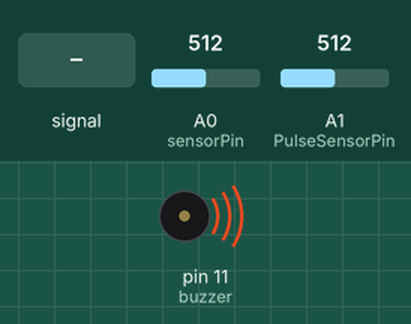
The sketch below on a simulated Arduino Uno, built with avr-gcc and run on an emulated ATmega328P. On the bench: buzzer (waves = sounding, pin HIGH). The test bench sets the inputs (shaded band); at power-on: A1 (PulseSensorPin) = 512, A0 (sensorPin) = 512. What the sketch prints to the serial monitor is not drawn.

Above: at 6.8 s.
6.9 s: A1 (PulseSensorPin) fed a 50 Hz sine of ±306 counts around its level
At 13.1 s:
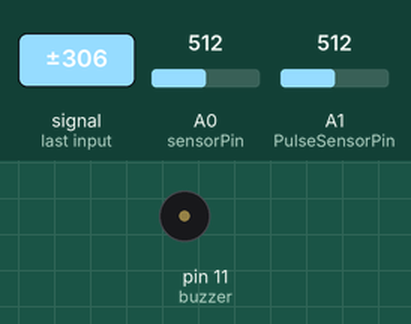
18.8 s: A1 (PulseSensorPin) set to 306
At 20.4 s:
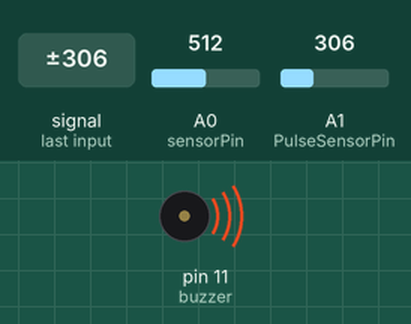
25.5 s: A0 (sensorPin) set to 318
33.2 s: A0 (sensorPin) set to 290
At 39.0 s:
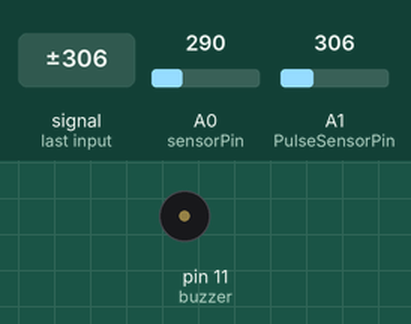
45.1 s: A0 (sensorPin) set to 306
At 49.1 s:
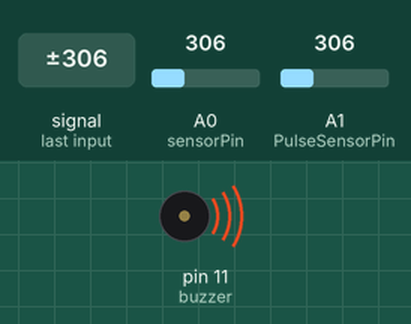
51.8 s: A1 (PulseSensorPin) set to 586
58.5 s: A1 (PulseSensorPin) set to 617
At 60.7 s:
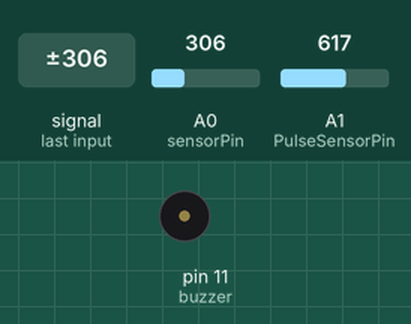
Timing chart, 0 to 69.5 s (numbered marks = the images above; inputs shaded):
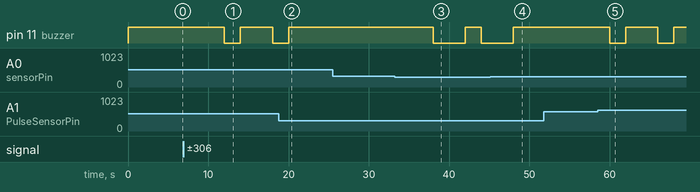

Measured:
- the behaviour switches between 301 and 300 on A0 (sensorPin) (found by bisection; images 2 and 3)
- the behaviour switches between 599 and 600 on A1 (PulseSensorPin) (found by bisection; images 4 and 5)
- after the input at 6.9 s, pin 11 (buzzer): HIGH → LOW after 5.1 s, → HIGH 2.0 s later, → LOW 4.0 s later
- after the input at 18.8 s, pin 11 (buzzer): goes on until 20.0 s, then stays HIGH
- after the input at 25.5 s, every drawn part: stays the same
- after the input at 33.2 s, pin 11 (buzzer): HIGH → LOW after 4.8 s, → HIGH 4.0 s later, → LOW 2.0 s later
- after the input at 45.1 s, pin 11 (buzzer): goes on until 48.0 s, then stays HIGH
- after the input at 51.8 s, every drawn part: stays the same
- after the input at 58.5 s, pin 11 (buzzer): alternates HIGH for 4.0 s and LOW for 2.0 s, starting after 1.5 s

The sketch:

gutterProject.txt__1_.ino
```cpp
int PulseSensorPin = A1;// Pulse Sensor   WIRE connected to ANALOG PIN A0
int sensorPin= A0; // MQ 2 SENSOR WIRE connected to ANALOG PIN A1
int buzzer = 11; // The on-board Arduino buzzer
int Signal; // holds the incoming raw data. Signal value can range from 0-1024
int Threshold = 600;// Determine which Signal to "count as a beat", and which to ingore.
int smoke_level;


void setup() {
  pinMode(buzzer, OUTPUT); // pin that will BUZZER to your heartbeat
  pinMode(sensorPin, INPUT);// pin that will  SENSE to the smoke.
  pinMode(PulseSensorPin, INPUT);
  Serial.begin(9600); // Sets up Serial Communication at certain speed.
}

void loop() {
  Signal = analogRead(PulseSensorPin); // Read the PulseSensor's value.
  Serial.println(Signal);
  smoke_level= analogRead(sensorPin); //arduino reads the value from the smoke sensor
  Serial.println(smoke_level);


   if(Signal < Threshold) { // If the signal is below "80", then "turn-on" Arduino's on-Board buzzer.
    digitalWrite(buzzer, HIGH);
   Serial.print("Heart beat level is  ABNORMAL");
     } else  {
    digitalWrite(buzzer, LOW); //  Else, the signal must be above "80", so "turn-off" this buzzer
    Serial.print("Heart beat level is  NORMAL");
  }
  delay(2000); // wait 2s for next reading

if (smoke_level > 300)  { //if smoke level is greater than 300, the buzzer will go on
digitalWrite(buzzer, HIGH);
Serial.print(" | Smoke detected!");
}
else {
digitalWrite(buzzer, LOW);
Serial.print(" |  NO Smoke detected!");
}
 delay(2000); // wait 2s for next reading

 if ((Signal < Threshold)&&(smoke_level > 300)) {
   Serial.println("Heart beat level is  ABNORMAL" and " Smoke detected!");
    }
    else {
     Serial.println("Heart beat level is  NORMAL" and "  NO Smoke detected!");
    }
  delay(2000); // wait 2s for next reading //
}
```
